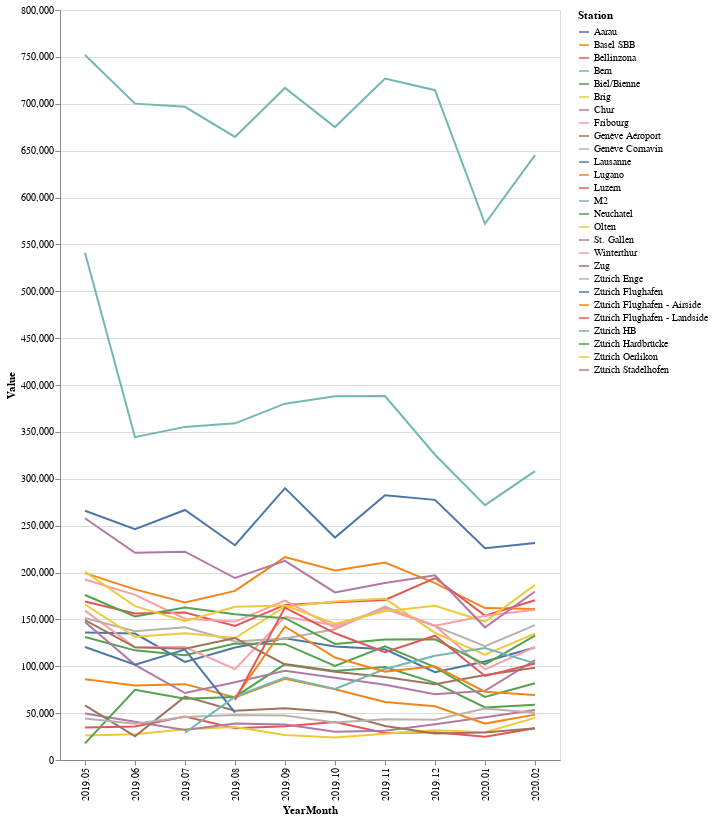
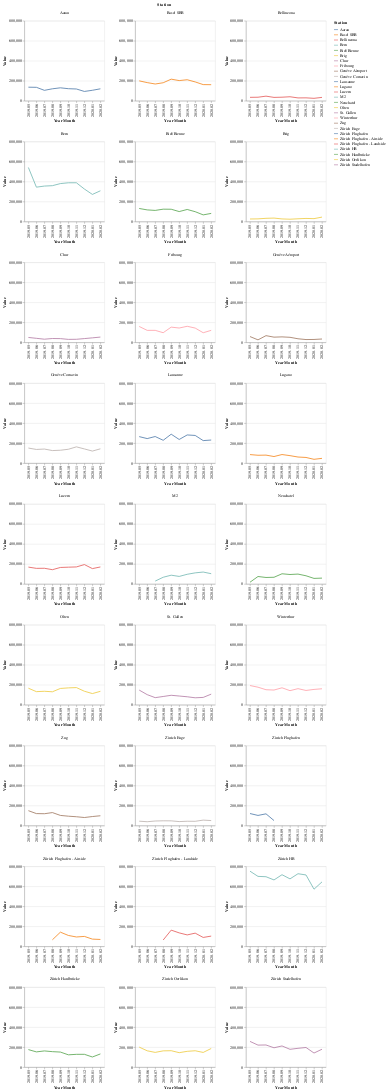

The notebook cell these images were saved under, in order:
### Markdown cell above
# Graph

### Code cell
chart_data = ax_months.copy()

month_chart = alt.Chart(chart_data).mark_line().encode(
    x="YearMonth:O",
    y="Value:Q",
    color="Station",
    tooltip=["Station", 'YearMonth', 'Value']
)
single_chart = month_chart.properties(width=500, height=750)
facets = (month_chart
          .encode(facet=alt.Facet("Station:N", columns=3))
          .properties(width=200, height=200)
          .resolve_axis(y="independent", x="independent")
         )

single_chart.display()
facets.display()

### Figure 1 — Vega-Lite specification as saved in the notebook (floating-point values rounded to 4 significant figures; data arrays with more than 128 entries replaced by an {"elided": "..."} marker saying what was removed)
{"config": {"view": {"continuousWidth": 400, "continuousHeight": 300}}, "data": {"name": "data-6626fdf50fcd347386157f8a466cfeb7"}, "mark": "line", "encoding": {"color": {"type": "nominal", "field": "Station"}, "tooltip": [{"type": "nominal", "field": "Station"}, {"type": "nominal", "field": "YearMonth"}, {"type": "quantitative", "field": "Value"}], "x": {"type": "ordinal", "field": "YearMonth"}, "y": {"type": "quantitative", "field": "Value"}}, "height": 750, "width": 500, "$schema": "https://vega.github.io/schema/vega-lite/v4.0.2.json", "datasets": {"data-6626fdf50fcd347386157f8a466cfeb7": {"elided": "256 records"}}}

### Figure 2 — Vega-Lite specification as saved in the notebook (floating-point values rounded to 4 significant figures; data arrays with more than 128 entries replaced by an {"elided": "..."} marker saying what was removed)
{"config": {"view": {"continuousWidth": 400, "continuousHeight": 300}}, "data": {"name": "data-6626fdf50fcd347386157f8a466cfeb7"}, "mark": "line", "encoding": {"color": {"type": "nominal", "field": "Station"}, "facet": {"type": "nominal", "columns": 3, "field": "Station"}, "tooltip": [{"type": "nominal", "field": "Station"}, {"type": "nominal", "field": "YearMonth"}, {"type": "quantitative", "field": "Value"}], "x": {"type": "ordinal", "field": "YearMonth"}, "y": {"type": "quantitative", "field": "Value"}}, "height": 200, "resolve": {"axis": {"x": "independent", "y": "independent"}}, "width": 200, "$schema": "https://vega.github.io/schema/vega-lite/v4.0.2.json", "datasets": {"data-6626fdf50fcd347386157f8a466cfeb7": {"elided": "256 records"}}}
